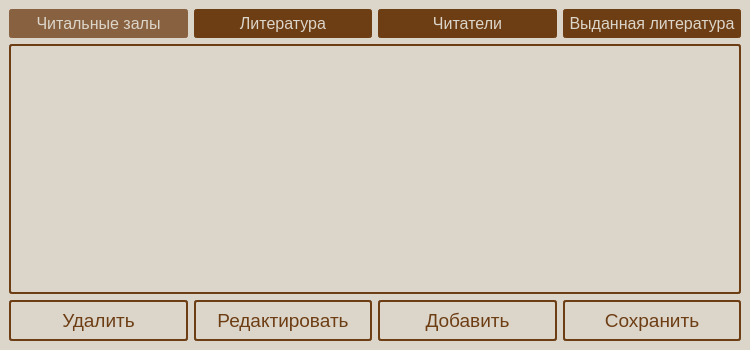
<?xml version="1.0" encoding="UTF-8"?>
<ui version="4.0">
 <class>MainWindow</class>
 <widget class="QMainWindow" name="MainWindow">
  <property name="geometry">
   <rect>
    <x>0</x>
    <y>0</y>
    <width>750</width>
    <height>350</height>
   </rect>
  </property>
  <property name="minimumSize">
   <size>
    <width>750</width>
    <height>260</height>
   </size>
  </property>
  <property name="windowTitle">
   <string>Library</string>
  </property>
  <property name="windowIcon">
   <iconset resource="resource.qrc">
    <normaloff>:/icons/lib.png</normaloff>:/icons/lib.png</iconset>
  </property>
  <property name="styleSheet">
   <string notr="true">QWidget {
background-color: #DCD6CA;
}

QPushButton {
background-color: #6D3D14;
color: #DCD6CA;
font-size: 12pt;
border: 2px solid #6D3D14;
border-radius: 3px;
padding: 3px;
font-weight: 400;
}

QPushButton:hover{
  background-color: #6D3D14;
}

QPushButton:pressed{
  background-color: #886140;
  border: 2px solid #886140;
}

QPushButton:checked{
  background-color: #886140;
  border: 2px solid #886140;
}

QTableWidget {
background-color: #DCD6CA;
color: #3c3b3a;
font-size: 10pt;
border: 2px solid #6D3D14;
border-radius: 3px;
}

</string>
  </property>
  <property name="iconSize">
   <size>
    <width>24</width>
    <height>24</height>
   </size>
  </property>
  <widget class="QWidget" name="centralwidget">
   <layout class="QVBoxLayout" name="verticalLayout">
    <item>
     <layout class="QHBoxLayout" name="base_Layout">
      <item>
       <widget class="QPushButton" name="room_btn">
        <property name="text">
         <string>Читальные залы</string>
        </property>
        <property name="icon">
         <iconset resource="resource.qrc">
          <normaloff>:/icons/event_seat_white_24dp.svg</normaloff>:/icons/event_seat_white_24dp.svg</iconset>
        </property>
        <property name="checkable">
         <bool>true</bool>
        </property>
        <property name="checked">
         <bool>true</bool>
        </property>
       </widget>
      </item>
      <item>
       <widget class="QPushButton" name="book_btn">
        <property name="text">
         <string>Литература</string>
        </property>
        <property name="icon">
         <iconset resource="resource.qrc">
          <normaloff>:/icons/book_white_24dp.svg</normaloff>:/icons/book_white_24dp.svg</iconset>
        </property>
        <property name="checkable">
         <bool>true</bool>
        </property>
       </widget>
      </item>
      <item>
       <widget class="QPushButton" name="readers_btn">
        <property name="text">
         <string>Читатели</string>
        </property>
        <property name="icon">
         <iconset resource="resource.qrc">
          <normaloff>:/icons/people_white_24dp.svg</normaloff>:/icons/people_white_24dp.svg</iconset>
        </property>
        <property name="checkable">
         <bool>true</bool>
        </property>
       </widget>
      </item>
      <item>
       <widget class="QPushButton" name="is_btn">
        <property name="text">
         <string>Выданная литература</string>
        </property>
        <property name="icon">
         <iconset resource="resource.qrc">
          <normaloff>:/icons/pan_tool_white_24dp.svg</normaloff>:/icons/pan_tool_white_24dp.svg</iconset>
        </property>
        <property name="checkable">
         <bool>true</bool>
        </property>
       </widget>
      </item>
     </layout>
    </item>
    <item>
     <layout class="QHBoxLayout" name="table_Layout">
      <item>
       <widget class="QTableWidget" name="tableWidget"/>
      </item>
     </layout>
    </item>
    <item>
     <layout class="QHBoxLayout" name="functional_Layout">
      <item>
       <widget class="QPushButton" name="del_btn">
        <property name="styleSheet">
         <string notr="true">
QPushButton{
	padding: 7px;
	font-size: 14pt;
	background-color: #DCD6CA;
	color: #6D3D14;
}

QPushButton:hover{
	padding: 7px;
	font-size: 14pt;
	background-color: #DCD6CA;
	color: #6D3D14;
}

QPushButton:pressed{
	padding: 7px;
	font-size: 14pt;
	background-color: #6D3D14;
	color: #DCD6CA;
}</string>
        </property>
        <property name="text">
         <string>Удалить</string>
        </property>
       </widget>
      </item>
      <item>
       <widget class="QPushButton" name="editing_btn">
        <property name="styleSheet">
         <string notr="true">
QPushButton{
	padding: 7px;
	font-size: 14pt;
	background-color: #DCD6CA;
	color: #6D3D14;
}

QPushButton:hover{
	padding: 7px;
	font-size: 14pt;
	background-color: #DCD6CA;
	color: #6D3D14;
}

QPushButton:pressed{
	padding: 7px;
	font-size: 14pt;
	background-color: #6D3D14;
	color: #DCD6CA;
}</string>
        </property>
        <property name="text">
         <string>Редактировать</string>
        </property>
       </widget>
      </item>
      <item>
       <widget class="QPushButton" name="new_btn">
        <property name="styleSheet">
         <string notr="true">
QPushButton{
	padding: 7px;
	font-size: 14pt;
	background-color: #DCD6CA;
	color: #6D3D14;
}

QPushButton:hover{
	padding: 7px;
	font-size: 14pt;
	background-color: #DCD6CA;
	color: #6D3D14;
}

QPushButton:pressed{
	padding: 7px;
	font-size: 14pt;
	background-color: #6D3D14;
	color: #DCD6CA;
}</string>
        </property>
        <property name="text">
         <string>Добавить</string>
        </property>
       </widget>
      </item>
      <item>
       <widget class="QPushButton" name="safe_btn">
        <property name="styleSheet">
         <string notr="true">
QPushButton{
	padding: 7px;
	font-size: 14pt;
	background-color: #DCD6CA;
	color: #6D3D14;
}

QPushButton:hover{
	padding: 7px;
	font-size: 14pt;
	background-color: #DCD6CA;
	color: #6D3D14;
}

QPushButton:pressed{
	padding: 7px;
	font-size: 14pt;
	background-color: #6D3D14;
	color: #DCD6CA;
}</string>
        </property>
        <property name="text">
         <string>Сохранить</string>
        </property>
       </widget>
      </item>
     </layout>
    </item>
   </layout>
  </widget>
 </widget>
 <resources>
  <include location="resource.qrc"/>
 </resources>
 <connections/>
</ui>
